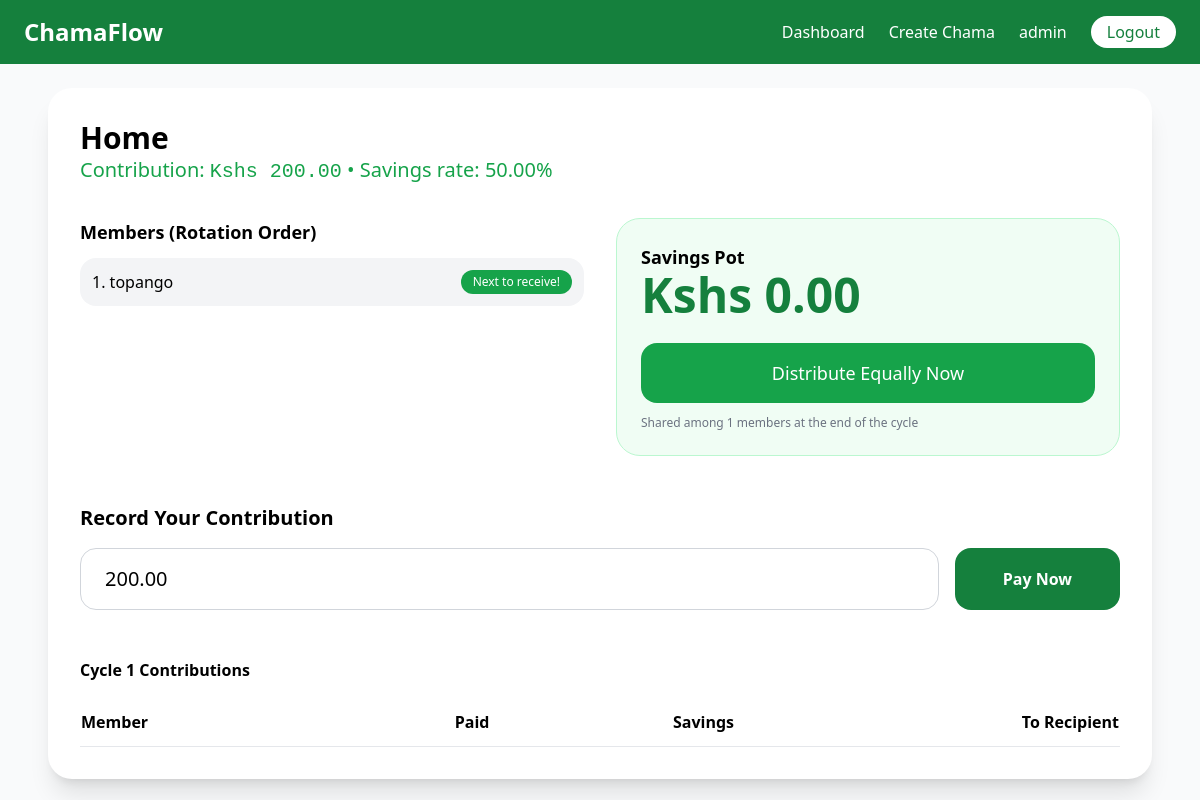
The page /group/1 (signed in) on the database its author committed.
### chama/models.py (models this page shows, shortened)
class ChamaGroup(models.Model):
    name = models.CharField(max_length=100)
    contribution_amount = models.DecimalField(max_digits=12, decimal_places=2)
    savings_rate = models.DecimalField(max_digits=5, decimal_places=2, default=10.00)
    frequency = models.CharField(max_length=20, choices=[('daily', 'Daily'), ('weekly', 'Weekly'), ('monthly', 'Monthly')])
    start_date = models.DateField(auto_now_add=True)
    members = models.ManyToManyField(User, through='Membership')
    savings_pot = models.DecimalField(max_digits=12, decimal_places=2, default=0)
    current_cycle = models.PositiveIntegerField(default=1)
    is_active = models.BooleanField(default=True)

### chama/views.py (the view)
# urls.py: path('group/<int:pk>', views.group_detail, name='group_detail'),
@login_required
def group_detail(request, pk):
    group = get_object_or_404(ChamaGroup, pk=pk)
    membership = Membership.objects.filter(group=group).order_by('rotation_order')
    members = [m.user for m in membership]
    total_members = membership.count()
    next_recipient_index = (group.current_cycle - 1) % total_members
    next_recipient = members[next_recipient_index] if members else None
    contributions = Contribution.objects.filter(group=group, cycle=group.current_cycle).order_by('-paid_at')
    return render(request, 'group_detail.html', {
        'group': group,
        'members': members,
        'next_recipient': next_recipient,
        'contributions': contributions,
        'total_members': total_members,
    })

### templates/group_detail.html (shortened to what this page needs)
{% extends 'base.html' %}
{% block content %}
<div class="bg-white shadow-xl rounded-3xl p-8">
    <h1 class="text-3xl font-bold">{{ group.name }}</h1>
    <p class="text-green-600 text-xl">Contribution: <span class="font-mono">Kshs {{ group.contribution_amount }}</span> • Savings rate: {{ group.savings_rate }}%</p>
    <div class="grid grid-cols-2 gap-8 mt-8">
        <div>
            <h2 class="text-lg font-semibold mb-3">Members (Rotation Order)</h2>
            <ol class="space-y-2">
                {% for member in members %}
                <li class="flex justify-between bg-gray-100 p-3 rounded-2xl">
                    <span>{{ forloop.counter }}. {{ member.username }}</span>
                    {% if member == next_recipient %}
                        <span class="bg-green-600 text-white text-xs px-3 py-1 rounded-xl">Next to receive!</span>
                    {% endif %}
                </li>
                {% endfor %}
            </ol>
        </div>
         <div class="bg-green-50 border border-green-200 p-6 rounded-3xl">
            <h2 class="text-lg font-semibold">Savings Pot</h2>
            <p class="text-5xl font-bold text-green-700">Kshs {{ group.savings_pot }}</p>
            <form method="POST" action="{% url 'distributive_savings' group.pk %}">
                <button type="submit" class="mt-6 w-full bg-green-600 text-white py-4 rounded-2xl font-medium text-lg">Distribute Equally Now</button>
            </form>
            <p class="text-xs text-gray-500 mt-3">Shared among {{ total_members }} members at the end of the cycle</p>
         </div>
    </div>
    <div class="mt-12">
        <h2 class="text-xl font-semibold mb-4">Record Your Contribution</h2>
        <form method="POST" action="{% url 'record_contribution' group.pk %}" class="flex gap-4">
            <input type="number" name="amount" value="{{ group.contribution_amount }}" step="0.01" class="flex-1 border border-gray-300 rounded-2xl px-6 py-4 text-xl">
            <button type="submit" class="bg-green-700 text-white px-12 rounded-2xl font-semibold">Pay Now</button>
        </form>
    </div>
    <div class="mt-12">
        <h2 class="font-semibold mb-4">Cycle {{ group.current_cycle }} Contributions</h2>
        <table class="w-full">
            <thead>
                <tr class="border-b">
                    <th class="text-left py-3">Member</th>
                    <th class="text-right">Paid</th>
                    <th class="text-right">Savings</th>
                    <th class="text-right">To Recipient</th>
                </tr>
            </thead>
        </table>
    </div>
</div>
{% endblock %}

### templates/base.html (shortened to what this page needs)
<!DOCTYPE html>
<html lang="en">
    <head>
        <script src="https://cdn.tailwindcss.com"></script>
        <link rel="stylesheet" href="https://cdnjs.cloudflare.com/ajax/libs/font-awesome/6.5.0/css/all.min.css">
    </head>
    <body class="bg-gray-50 font-sans">
        <nav class="bg-green-700 text-white p-4">
            <div class="max-w-6xl mx-auto flex justify-between items-center">
                <a href="/" class="text-2xl font-bold">ChamaFlow</a>
                {% if user.is_authenticated %}
                    <div class="flex items-center gap-6">
                        <a href="{% url 'dashboard' %}" class="hover:underline">Dashboard</a>
                        <a href="{% url 'create_group' %}" class="hover:underline">Create Chama</a>
                        <span>{{ user.username }}</span>
                        <a href="{% url 'logout' %}" class="bg-white text-green-700 px-4 py-1 rounded-full font-medium">Logout</a>
                    </div>
                {% else %}
                    <div>
                        <a href="{% url 'login' %}" class="mr-4">Login</a>
                        <a href="{% url 'register' %}" class="bg-white text-green-700 px-6 py-2 rounded-full font-medium">Join Free</a>
                    </div>
                {% endif %}
            </div>
        </nav>
        <div class="max-w-6xl mx-auto p-6">
            {% block content %}{% endblock %}
        </div>
    </body>
</html>

### rows shown on the page
ChamaGroup: name "Home", contribution_amount "200.00", savings_rate "50.00", savings_pot "0.00", amount "200.00", current_cycle "1"

### other values the page prints
{{ user.username }} "admin"
{{ member.username }} "topango"
{{ total_members }} "1"
